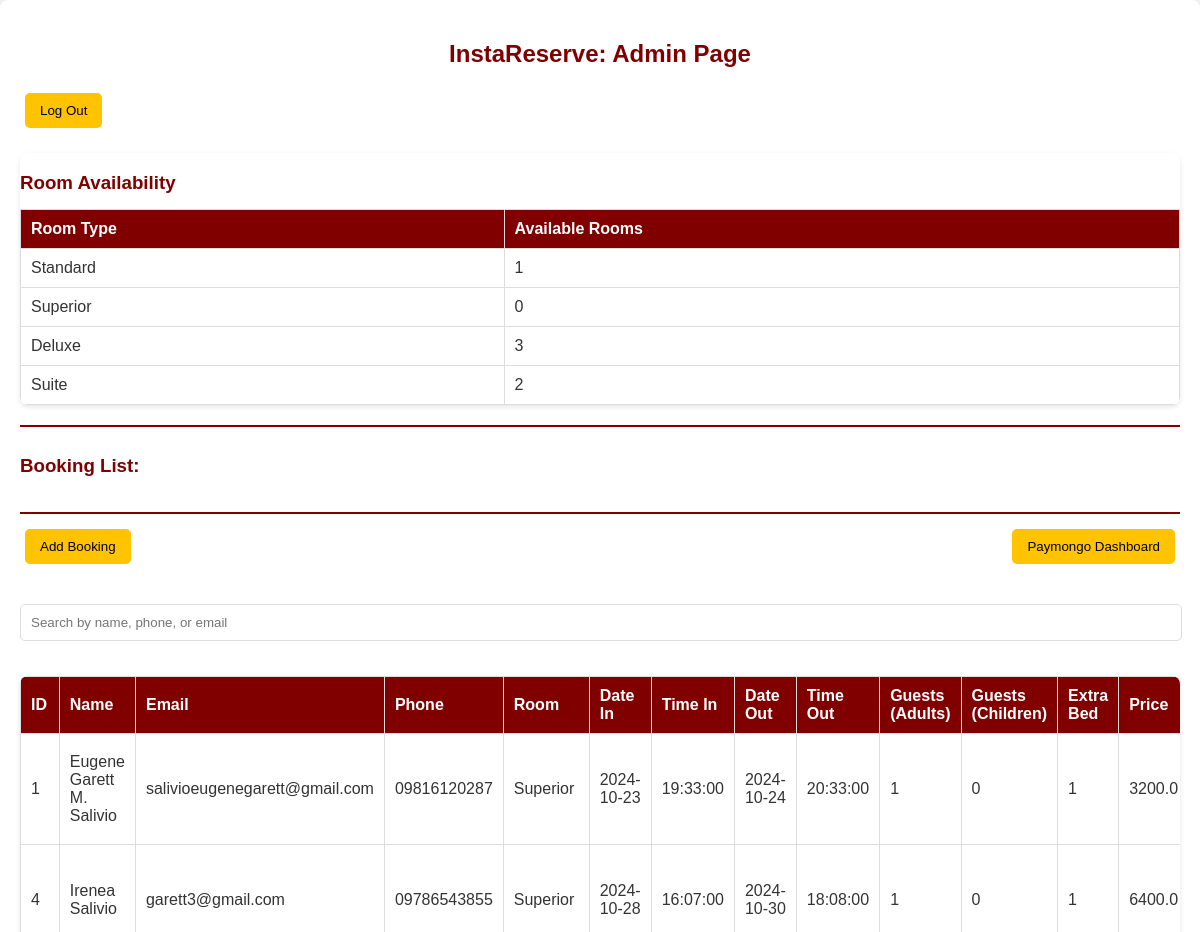
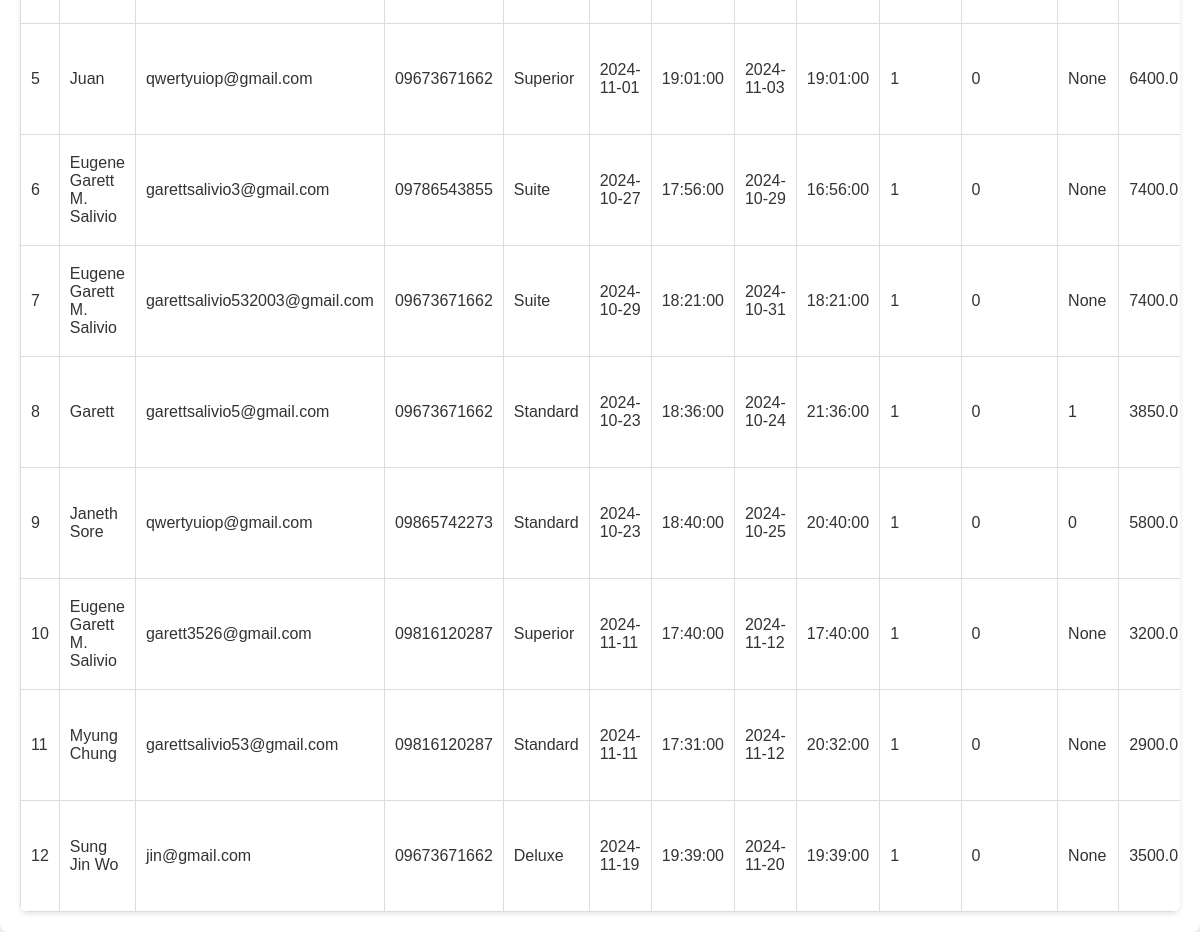
Screenshot of /admin_page (signed in) with the database file from the repository (2 pictures, top to bottom).
### app.py (models this page shows)
class User(db.Model):
    id = db.Column(db.Integer, primary_key=True)
    name = db.Column(db.LargeBinary, nullable=False)
    email = db.Column(db.String, nullable=False)
    password = db.Column(db.String(128), nullable=False)
    phone = db.Column(db.LargeBinary, nullable=False)
    address = db.Column(db.LargeBinary, nullable=False)
    datein = db.Column(Date, nullable=False)
    timein = db.Column(Time, nullable=False)
    dateout = db.Column(Date, nullable=False)
    timeout = db.Column(Time, nullable=False)
    room = db.Column(db.String(50))
    guestadult = db.Column(db.Integer)
    guestchild = db.Column(db.Integer)
    request = db.Column(db.String(250))
    price = db.Column(db.Float, nullable=False)
    def decrypt_name(self):
        return fernet.decrypt(self.name).decode()
    def decrypt_phone(self):
        return fernet.decrypt(self.phone).decode()
    def decrypt_address(self):
        return fernet.decrypt(self.address).decode()

### app.py (the view)
@app.route('/admin_page')
@admin_required
def admin_page():
    total_rooms_per_type = 4
    room_types = ['Standard', 'Superior', 'Deluxe', 'Suite']
    availability = {}
    for room in room_types:
        booked_rooms = User.query.filter(User.room == room).count()
        available_rooms = total_rooms_per_type - booked_rooms
        availability[room] = available_rooms
    users = User.query.all()
    decrypted_users = []
    for user in users:
        decrypted_users.append({
            'id': user.id,
            'name': user.decrypt_name(),
            'email': user.email,
            'phone': user.decrypt_phone(),
            'address': user.decrypt_address(),
            'datein': user.datein,
            'timein': user.timein,
            'dateout': user.dateout,
            'timeout': user.timeout,
            'room': user.room,
            'guestadult': user.guestadult,
            'guestchild': user.guestchild,
            'request': user.request,
            'price': user.price,
        })
    return render_template('admin.html', users=decrypted_users, availability=availability)

### app.py (called while the page is built)
def admin_required(f):
    @wraps(f)
    def decorated_function(*args, **kwargs):
        if 'admin_logged_in' not in session:
            flash('You need to be logged in as an admin to access this page.', 'danger')
            return redirect(url_for('admin_login'))
        return f(*args, **kwargs)
    return decorated_function

### templates/admin.html (shortened to what this page needs)
<!DOCTYPE html>
<html lang="en">
<head>
    <link rel="stylesheet" href="https://cdnjs.cloudflare.com/ajax/libs/font-awesome/6.0.0-beta3/css/all.min.css">
</head>
<body>
    <div class="container">
        <h2>InstaReserve: Admin Page</h2>
        <button class="btn" onclick="location.href='/logout'">Log Out</button>
        <div class="room-availability">
            <h3>Room Availability</h3>
            <table>
                <thead>
                    <tr>
                        <th>Room Type</th>
                        <th>Available Rooms</th>
                    </tr>
                </thead>
                <tbody>
                    <tr>
                        <td>Standard</td>
                        <td>{{ availability['Standard'] }}</td>
                    </tr>
                    <tr>
                        <td>Superior</td>
                        <td>{{ availability['Superior'] }}</td>
                    </tr>
                    <tr>
                        <td>Deluxe</td>
                        <td>{{ availability['Deluxe'] }}</td>
                    </tr>
                    <tr>
                        <td>Suite</td>
                        <td>{{ availability['Suite'] }}</td>
                    </tr>
                </tbody>
            </table>
        </div>
        <div class="button-bar">
            <h3>Booking List:</h3>
        </div>
        <div class="button-bar">
            <button class="btn" onclick="document.getElementById('addBookingModal').style.display='block'">Add Booking</button>
            <button class="btn" onclick="location.href='https://dashboard.paymongo.com/home'">Paymongo Dashboard</button>
        </div>
        <input type="text" id="searchInput" placeholder="Search by name, phone, or email" onkeyup="searchTable()">
        <div class="booking-table">
            <div class="table-responsive">
                <table id="bookingTable">
                    <thead>
                        <tr>
                            <th>ID</th>
                            <th>Name</th>
                            <th>Email</th>
                            <th>Phone</th>
                            <th>Room</th>
                            <th>Date In</th>
                            <th>Time In</th>
                            <th>Date Out</th>
                            <th>Time Out</th>
                            <th>Guests (Adults)</th>
                            <th>Guests (Children)</th>
                            <th>Extra Bed</th>
                            <th>Price</th>
                        </tr>
                    </thead>
                    <tbody>
                        {% for user in users %}
                        <tr>
                            <td>{{ user.id }}</td>
                            <td>{{ user.name }}</td>
                            <td>{{ user.email }}</td>
                            <td>{{ user.phone }}</td>
                            <td>{{ user.room }}</td>
                            <td>{{ user.datein }}</td>
                            <td>{{ user.timein }}</td>
                            <td>{{ user.dateout }}</td>
                            <td>{{ user.timeout }}</td>
                            <td>{{ user.guestadult }}</td>
                            <td>{{ user.guestchild }}</td>
                            <td>{{ user.request }}</td>
                            <td>{{ user.price }}</td>
                        </tr>
                        {% endfor %}
                    </tbody>
                </table>
            </div>
        </div>
    </div>
</body>
</html>

### templates/admin.html (style rules this page uses)
body { font-family: Arial, sans-serif; background-color: #f4f4f4; color: #333; margin: 0; padding: 0; }
.container { max-width: 1200px; margin: auto; padding: 20px; background-color: #ffffff; border-radius: 8px; box-shadow: 0 2px 10px rgba(0, 0, 0, 0.1); }
h2 { text-align: center; color: #800000; margin-bottom: 20px; }
h3 { color: #800000; margin-bottom: 15px; }
.btn { margin: 5px; padding: 10px 15px; background-color: #FFC300; color: black; border: none; border-radius: 5px; cursor: pointer; transition: background-color 0.3s; }
.room-availability, .booking-table { margin-top: 20px; border-radius: 8px; overflow: hidden; box-shadow: 0 2px 5px rgba(0, 0, 0, 0.1); }
.table-responsive { overflow-x: auto; }
table { width: 100%; min-width: 800px; border-collapse: collapse; background-color: #fff; }
th, td { padding: 10px; text-align: left; border: 1px solid #ddd; }
th { background-color: #800000; color: white; }
input[type="text"], input[type="email"], input[type="date"], input[type="time"], input[type="number"], select { width: calc(100% - 20px); padding: 10px; margin: 5px 0; border: 1px solid #ddd; border-radius: 5px; }
#searchInput { margin: 15px 0; padding: 10px; width: calc(100% - 20px); border: 1px solid #ddd; border-radius: 5px; }
.button-bar { display: flex; justify-content: space-between; margin: 20px 0; border-top: 2px solid #800000; padding-top: 10px; }

### rows the page displays
User: id "1", name "Eugene Garett M. Salivio", email "salivioeugenegarett@gmail.com", phone "09816120287", room "Superior", datein "2024-10-23", timein "19:33:00", dateout "2024-10-24", timeout "20:33:00", guestadult "1", guestchild "0", request "1", price "3200.0"
User: id "4", name "Irenea Salivio", email "garett3@gmail.com", phone "09786543855", room "Superior", datein "2024-10-28", timein "16:07:00", dateout "2024-10-30", timeout "18:08:00", guestadult "1", guestchild "0", request "1", price "6400.0"
User: id "5", name "Juan", email "qwertyuiop@gmail.com", phone "09673671662", room "Superior", datein "2024-11-01", timein "19:01:00", dateout "2024-11-03", timeout "19:01:00", guestadult "1", guestchild "0", request "None", price "6400.0"
User: id "6", name "Eugene Garett M. Salivio", email "garettsalivio3@gmail.com", phone "09786543855", room "Suite", datein "2024-10-27", timein "17:56:00", dateout "2024-10-29", timeout "16:56:00", guestadult "1", guestchild "0", request "None", price "7400.0"
User: id "7", name "Eugene Garett M. Salivio", email "garettsalivio532003@gmail.com", phone "09673671662", room "Suite", datein "2024-10-29", timein "18:21:00", dateout "2024-10-31", timeout "18:21:00", guestadult "1", guestchild "0", request "None", price "7400.0"
User: id "8", name "Garett", email "garettsalivio5@gmail.com", phone "09673671662", room "Standard", datein "2024-10-23", timein "18:36:00", dateout "2024-10-24", timeout "21:36:00", guestadult "1", guestchild "0", request "1", price "3850.0"
User: id "9", name "Janeth Sore", email "qwertyuiop@gmail.com", phone "09865742273", room "Standard", datein "2024-10-23", timein "18:40:00", dateout "2024-10-25", timeout "20:40:00", guestadult "1", guestchild "0", request "0", price "5800.0"
User: id "10", name "Eugene Garett M. Salivio", email "garett3526@gmail.com", phone "09816120287", room "Superior", datein "2024-11-11", timein "17:40:00", dateout "2024-11-12", timeout "17:40:00", guestadult "1", guestchild "0", request "None", price "3200.0"
User: id "11", name "Myung Chung", email "garettsalivio53@gmail.com", phone "09816120287", room "Standard", datein "2024-11-11", timein "17:31:00", dateout "2024-11-12", timeout "20:32:00", guestadult "1", guestchild "0", request "None", price "2900.0"
User: id "12", name "Sung Jin Wo", email "jin@gmail.com", phone "09673671662", room "Deluxe", datein "2024-11-19", timein "19:39:00", dateout "2024-11-20", timeout "19:39:00", guestadult "1", guestchild "0", request "None", price "3500.0"

### other values shown
{{ availability['Standard'] }} "1"
{{ availability['Superior'] }} "0"
{{ availability['Deluxe'] }} "3"
{{ availability['Suite'] }} "2"
